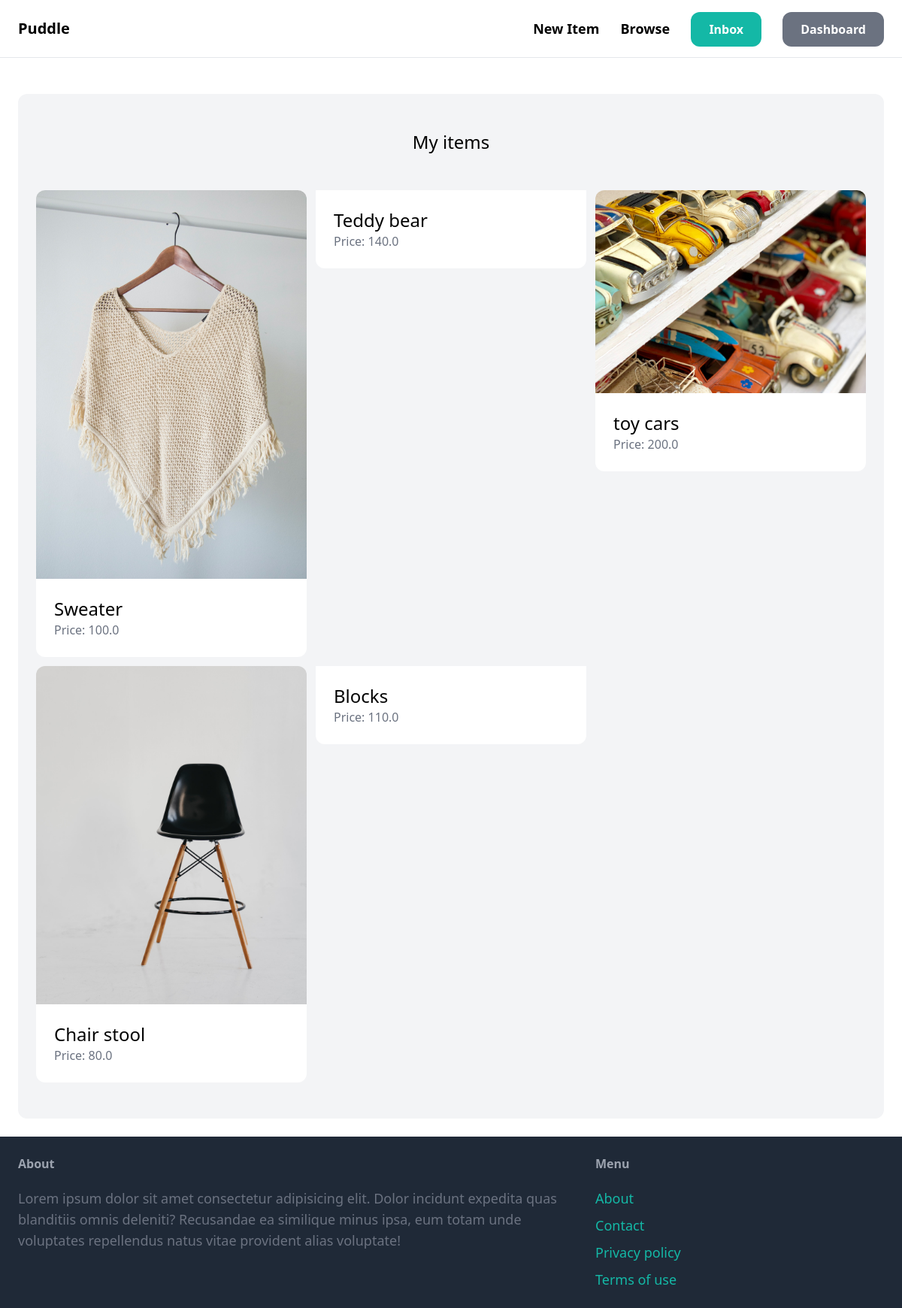
The page /dashboard/ (signed in) on the database its author committed.
### item/models.py (models this page shows, shortened)
class Item(models.Model):
    category = models.ForeignKey(Catergory, related_name='items', on_delete=models.CASCADE)
    name = models.CharField(max_length=255)
    description = models.TextField(blank=True, null=True)
    price = models.FloatField()
    image = models.ImageField(upload_to='item_images', blank=True, null=True)
    is_sold = models.BooleanField(default=False)
    created_by = models.ForeignKey(User, related_name='items', on_delete=models.CASCADE)
    created_at = models.DateTimeField(auto_now_add=True)

### dashboard/views.py (the view)
# urls.py: path('', views.index, name='index'),
@login_required
def index(request):
    items = Item.objects.filter(created_by=request.user)
    return render(request, 'dashboard/index.html', {
        'items': items,
    })

### dashboard/templates/dashboard/index.html (shortened to what this page needs)
{% extends 'core/base.html' %}
{% block content %}
    <div class="mt-6 px-6 py-12 bg-gray-100 rounded-xl">
        <h2 class="mb-12 text-2xl text-center"> My items</h2>
        <div class="grid grid-cols-3 gap-3">
            {% for item in items %}
                <div>
                    <a href="{% url 'item:detail' item.id %}">
                        <div>
                            <img src="{{ item.image.url }}" alt="" class="rounded-t-xl">
                        </div>
                        <div class="p-6 bg-white rounded-b-xl">
                            <h2 class="text-2xl">{{ item.name }}</h2>
                            <p class="text-gray-500">Price: {{ item.price}}</p>
                        </div>
                    </a>
                </div>
            {% endfor %}
        </div>
    </div>
{% endblock %}

### rows shown on the page
Item: image (picture), name "Sweater", price "100.0"
Item: name "Teddy bear", price "140.0"
Item: image (picture), name "toy cars", price "200.0"
Item: image (picture), name "Chair stool", price "80.0"
Item: name "Blocks", price "110.0"
